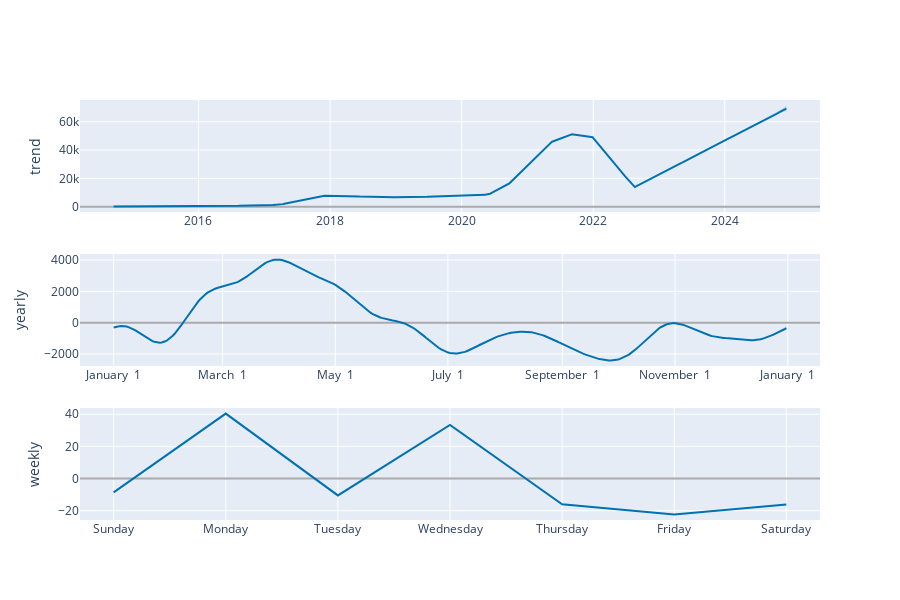

Here is the notebook cell this chart was saved with:
### Code cell
tyw = plot_components_plotly(model, previsao)
tyw.show()

### Figure 1 — Plotly figure (JSON) as saved in the notebook; plotly's stock layout.template omitted (floating-point values rounded to 4 significant figures; data arrays with more than 128 entries replaced by an {"elided": "..."} marker saying what was removed)
{"data": [{"line": {"color": "#0072B2", "width": 2}, "mode": "lines", "name": "trend", "type": "scatter", "x": {"elided": "3736 str values"}, "xaxis": "x", "y": {"elided": "3736 float values"}, "yaxis": "y"}, {"line": {"color": "rgba(0, 114, 178, 0.2)", "width": 0}, "mode": "lines", "name": "trend_upper", "type": "scatter", "x": {"elided": "3736 str values"}, "xaxis": "x", "y": {"elided": "3736 float values"}, "yaxis": "y"}, {"fill": "tonexty", "fillcolor": "rgba(0, 114, 178, 0.2)", "line": {"color": "rgba(0, 114, 178, 0.2)", "width": 0}, "mode": "lines", "name": "trend_lower", "type": "scatter", "x": {"elided": "3736 str values"}, "xaxis": "x", "y": {"elided": "3736 float values"}, "yaxis": "y"}, {"line": {"color": "#0072B2", "width": 2}, "mode": "lines", "name": "yearly", "type": "scatter", "x": {"elided": "365 str values"}, "xaxis": "x2", "y": {"elided": "365 float values"}, "yaxis": "y2"}, {"line": {"color": "#0072B2", "width": 2}, "mode": "lines", "name": "weekly", "type": "scatter", "x": ["2017-01-01T00:00:00", "2017-01-02T00:00:00", "2017-01-03T00:00:00", "2017-01-04T00:00:00", "2017-01-05T00:00:00", "2017-01-06T00:00:00", "2017-01-07T00:00:00"], "xaxis": "x3", "y": [-8.637, 40.37, -10.51, 33.35, -16.06, -22.31, -16.2], "yaxis": "y3"}], "layout": {"height": 600, "showlegend": false, "width": 900, "xaxis": {"anchor": "y", "domain": [0, 1], "range": ["2014-03-14T06:00:00", "2025-06-12T18:00:00"], "type": "date"}, "xaxis2": {"anchor": "y2", "domain": [0, 1], "range": ["2016-12-13T18:54:02.958904115", "2018-01-18T11:04:57.863013581"], "tickformat": "%B %e", "type": "date"}, "xaxis3": {"anchor": "y3", "domain": [0, 1], "range": ["2016-12-31T16:48:00", "2017-01-07T07:12:00"], "tickformat": "%A", "type": "date"}, "yaxis": {"anchor": "x", "domain": [0.7333, 1], "rangemode": "normal", "title": {"text": "trend"}, "zerolinecolor": "#AAA"}, "yaxis2": {"anchor": "x2", "domain": [0.3667, 0.6333], "title": {"text": "yearly"}, "zerolinecolor": "#AAA"}, "yaxis3": {"anchor": "x3", "domain": [0, 0.2667], "title": {"text": "weekly"}, "zerolinecolor": "#AAA"}}}
